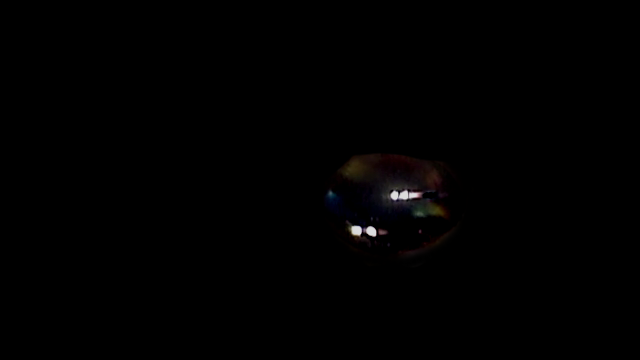
#> input picture input/clean.png, 640 x 360 px; its folder holds only this picture in this run
$ python main.py
#> lines starting #> are read from the running program, lines starting #| are printed output that depends on the picture; after the words box and inside, x2 and y2 are one past the last pixel; in counts of white or black regions, pixels touching at a corner belong together
#> in main, original_bgr is the input picture: shape (360, 640, 3); mean B, G, R 0.8, 0.7, 1
### leftover_detection.py
"""
Module for detecting bright/hazy leftover cortical matter inside the pupil area.
We assume the input is a BGR image with black background and a pupil region in the center.
"""

import cv2
import numpy as np


def detect_leftover(image_bgr):
    """
    Detect leftover lens cortex in a pupil-segmented image (black background, pupil in center).

    Steps:
    1) Convert to grayscale.
    2) Identify the pupil region (non-black).
    3) Threshold bright areas in that region (indicating leftover cortex).
    4) Morphological filtering to reduce noise.
    5) Calculate leftover ratio = (# leftover pixels) / (# pupil pixels).

    Returns:
      leftover_mask (uint8): same size as input, with leftover areas marked as 255, else 0
      leftover_ratio (float): fraction of pupil area that is leftover
    """
    # Convert to grayscale
    gray = cv2.cvtColor(image_bgr, cv2.COLOR_BGR2GRAY)

    # Identify pupil region = everything that is not black
    # We'll define black as near zero intensity
    # Make a mask of where the pixel is > some small threshold (e.g. 10)
    pupil_mask = (gray > 10).astype(np.uint8)
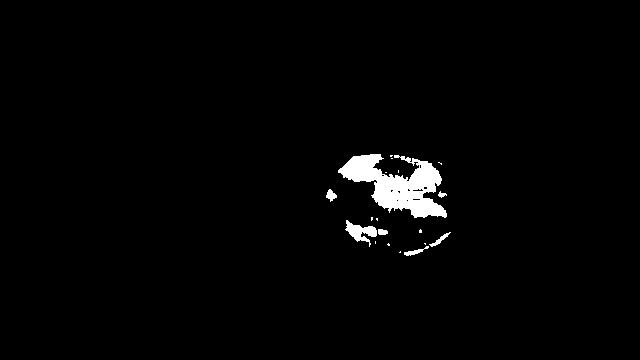
#> pupil_mask: shape (360, 640); values 0 (black) and 1 (white), 1.8% white; 19 white regions (12 under 20 px), largest, box (x1, y1, x2, y2) and area: (338, 154, 447, 218) 3458, (345, 220, 377, 247) 372, (404, 246, 429, 256) 86

    # If the pupil is small or doesn't exist, leftover ratio is 0 by definition
    pupil_area = np.count_nonzero(pupil_mask)
#> pupil_area = 4217
    if pupil_area == 0:
        leftover_mask = np.zeros_like(gray, dtype=np.uint8)
        leftover_ratio = 0.0
        return leftover_mask, leftover_ratio

    # Within the pupil region, find bright areas
    # Use Otsu or a fixed threshold. We'll try Otsu for adaptiveness.
    # BUT first let's mask out everything that's not pupil, to avoid background messing up Otsu
    masked_gray = gray.copy()
    masked_gray[pupil_mask == 0] = 0  # so background is definitely black
#> masked_gray: shape (360, 640); min 0, max 219, mean 0.7

    # Otsu threshold
    # The second retval '_' is the threshold value found by Otsu
    _, leftover_binary = cv2.threshold(masked_gray, 0, 255,
                                       cv2.THRESH_BINARY + cv2.THRESH_OTSU)
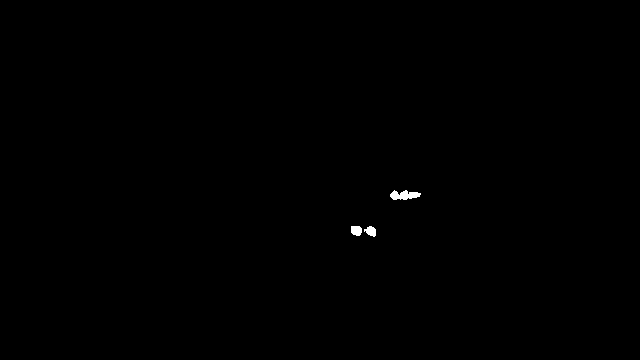
#> leftover_binary: shape (360, 640); 0.17% white; 3 white regions, box (x1, y1, x2, y2) and area: (390, 190, 421, 200) 205, (351, 226, 362, 236) 95, (364, 226, 376, 237) 88

    # leftover_binary now has bright leftover areas as 255, plus possibly noise
    # Let's ensure we only consider pixels inside the pupil mask
    leftover_binary[pupil_mask == 0] = 0

    # Morphological filtering to reduce small specks
    # We'll do a small open operation
    kernel = cv2.getStructuringElement(cv2.MORPH_ELLIPSE, (3, 3))
    leftover_clean = cv2.morphologyEx(leftover_binary, cv2.MORPH_OPEN, kernel)
#> leftover_clean: shape (360, 640); 0.16% white; 3 white regions, box (x1, y1, x2, y2) and area: (390, 190, 421, 200) 202, (351, 226, 362, 236) 94, (365, 226, 376, 237) 83

    # leftover_clean is now a refined mask of leftover cortical matter
    leftover_area = np.count_nonzero(leftover_clean)
#> leftover_area = 379
    leftover_ratio = leftover_area / float(pupil_area)
#> leftover_ratio = 0.0899

    return leftover_clean, leftover_ratio

### debug_visualization.py
"""
Create a single mosaic (PNG) showing the pipeline steps for each input.
We'll show:
  1) Original image
  2) leftover mask overlay
  3) leftover ratio text

We stack them horizontally or in a grid for multiple images.
"""

import cv2
import numpy as np


def create_debug_mosaic(debug_images, max_width=1200):
    """
    Creates a single mosaic image that lines up each sample horizontally.

    debug_images: list of tuples => (original_bgr, leftover_mask, leftover_ratio, filename)

    We will produce for each item a small panel with:
      - the original
      - an overlay of leftover in red
      - some text about leftover_ratio

    Then we horizontally concatenate all panels. If it becomes too wide, we might do 2 rows, etc.
    For simplicity, let's do a single horizontal strip, and scale down if needed.
    """
    panels = []
    for (original_bgr, leftover_mask, leftover_ratio, filename) in debug_images:
        panel = create_single_panel(original_bgr, leftover_mask, leftover_ratio, filename)
        panels.append(panel)

    # Concatenate horizontally
    mosaic = np.hstack(panels) if len(panels) > 1 else panels[0]

    # If mosaic is too wide, we can downscale
    height, width = mosaic.shape[:2]
    if width > max_width:
        scale = max_width / float(width)
        new_size = (int(width * scale), int(height * scale))
        mosaic = cv2.resize(mosaic, new_size, interpolation=cv2.INTER_AREA)

    return mosaic


def create_single_panel(original_bgr, leftover_mask, leftover_ratio, filename):
    """
    Build a single panel that includes:
      - The original BGR image (small)
      - Red overlay where leftover_mask=255
      - Text label with leftover_ratio
    We'll stack vertically or side-by-side in the same panel.
    """
    h, w = original_bgr.shape[:2]

    # Make an overlay
    overlay = original_bgr.copy()
    red = (0, 0, 255)
    overlay[leftover_mask == 255] = red

    # We'll place them top: original, bottom: overlay
    # Then we can add text about leftover_ratio
    top_label = put_text_on_image(original_bgr, f"Original: {filename}", (10, 30))
    bottom_label = put_text_on_image(overlay,
                                     f"Leftover: ratio={leftover_ratio:.3f}",
                                     (10, 30))

    # Stack vertically
    panel = np.vstack([top_label, bottom_label])
    return panel


def put_text_on_image(image_bgr, text, coord, font_scale=0.9, color=(255, 255, 255)):
    """
    Return a copy of image_bgr with 'text' drawn at position 'coord'.
    """
    output = image_bgr.copy()
    cv2.putText(output, text, coord, cv2.FONT_HERSHEY_SIMPLEX,
                font_scale, color, 2, cv2.LINE_AA)
    return output

### scoring.py
"""
Simple module that interprets the leftover_ratio into a textual or numeric score.
"""


def compute_cleanup_score(leftover_ratio):
    """
    Convert the leftover_ratio into a simple label or numeric rating.
    leftover_ratio is typically between 0 and 1.

    You can define thresholds that suit your domain knowledge.
    For example:
      - < 0.02 -> 'Excellent'
      - < 0.05 -> 'Moderate'
      - else -> 'Significant'

    Adjust these thresholds as needed to match real surgical expectations.
    """
    if leftover_ratio < 0.2:
        return "Excellent"
    elif leftover_ratio < 0.5:
        return "Moderate"
    else:
        return "Significant"

### main.py
"""
Entry point for the cortical cleanup assessment project.
It scans a folder of pupil-segmented images, applies leftover detection,
computes a cleanup ratio, and generates a CSV plus a debug visualization.
"""

import os
import argparse
import glob
import cv2

from leftover_detection import detect_leftover
from scoring import compute_cleanup_score
from debug_visualization import create_debug_mosaic


def parse_args():
    parser = argparse.ArgumentParser(description="Assess cortical cleanup from pupil-segmented images.")
    parser.add_argument('--input_dir', type=str, default='/input',
                        help="Path to folder with one or more PNG images of the segmented pupil region.")
    parser.add_argument('--output_dir', type=str, default='output_results',
                        help="Output folder for CSV, debug images, etc.")
    return parser.parse_args()


def main():
    args = parse_args()

    # Make sure output directory exists
    os.makedirs(args.output_dir, exist_ok=True)

    # Collect all PNG images from input_dir
    input_pattern = os.path.join(args.input_dir, '*.png')
    image_paths = sorted(glob.glob(input_pattern))

    if len(image_paths) == 0:
        print(f"No PNG images found in {args.input_dir}. Exiting.")
        return

    print(f"Found {len(image_paths)} images in {args.input_dir}.")

    # We'll keep track of results in a list of dicts for CSV writing later
    results = []

    # For debug visualization: store step images
    debug_images = []  # list of (original_bgr, leftover_mask_color, leftover_ratio, filename)

    for img_path in image_paths:
        filename = os.path.basename(img_path)
        print(f"Processing {filename}...")

        # Load the pupil-segmented image
        # It is presumably black outside the pupil region
        original_bgr = cv2.imread(img_path, cv2.IMREAD_COLOR)
        if original_bgr is None:
            print(f"Warning: could not read {img_path}, skipping.")
            continue

        # 1) Detect leftover (bright/hazy) areas
        # leftover_mask = white regions, leftover_ratio = fraction of leftover in pupil
        leftover_mask, leftover_ratio = detect_leftover(original_bgr)
#> leftover_ratio = 0.0899

        # 2) Convert ratio to a more interpretable numeric or textual score
        # (Optionally, you could define thresholds like "Clean", "Moderate", "Significant")
        cleanup_score = compute_cleanup_score(leftover_ratio)
#> cleanup_score = 'Excellent'

        # Save results in our results list
        results.append({
            'filename': filename,
            'leftover_ratio': leftover_ratio,
            'cleanup_score': cleanup_score
        })

        # We'll also store images for debug mosaic
        debug_images.append((original_bgr, leftover_mask, leftover_ratio, filename))

    # Write CSV with leftover info
    csv_path = os.path.join(args.output_dir, 'cleanup_scores.csv')
    write_csv(csv_path, results)
    print(f"Saved CSV results to {csv_path}")

    # Generate a single mosaic image showing each file's pipeline steps
    if len(debug_images) > 0:
        debug_mosaic = create_debug_mosaic(debug_images)
        dbg_out_path = os.path.join(args.output_dir, 'debug_summary.png')
        cv2.imwrite(dbg_out_path, debug_mosaic)
        print(f"Saved debug mosaic to {dbg_out_path}")


def write_csv(csv_path, results):
    """
    Write a CSV with columns: filename, leftover_ratio, cleanup_score
    """
#> called with csv_path = 'output_results/cleanup_scores.csv'
    import csv
    with open(csv_path, mode='w', newline='') as f:
        writer = csv.writer(f)
        writer.writerow(["filename", "leftover_ratio", "cleanup_score"])
        for row in results:
            writer.writerow([row['filename'], f"{row['leftover_ratio']:.4f}", row['cleanup_score']])
#> this loop made 1 pass


if __name__ == "__main__":
    main()
#> the loop in create_debug_mosaic, `for (original_bgr, leftover_mask, leftover_ratio, filename) in debug_i..` made 1 pass
#> (leftover_ratio, filename, h in create_single_panel, w in create_single_panel, red in create_single_panel) on pass 1: (0.0899, 'clean.png', 360, 640, (0, 0, 255))
#> pass 1, in create_single_panel, `panel = np.vstack([top_label, bottom_label])`:
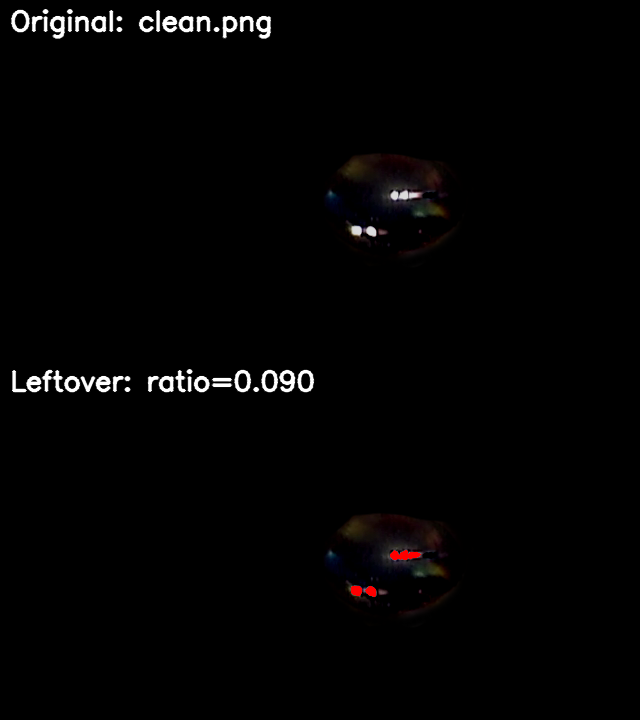
#> panel: shape (720, 640, 3); mean B, G, R 3.2, 3.1, 3.6
#> after the loop in create_debug_mosaic, `for (original_bgr, leftover_mask, leftover_ratio, filename) in debug_i..`: panels = 1 item
